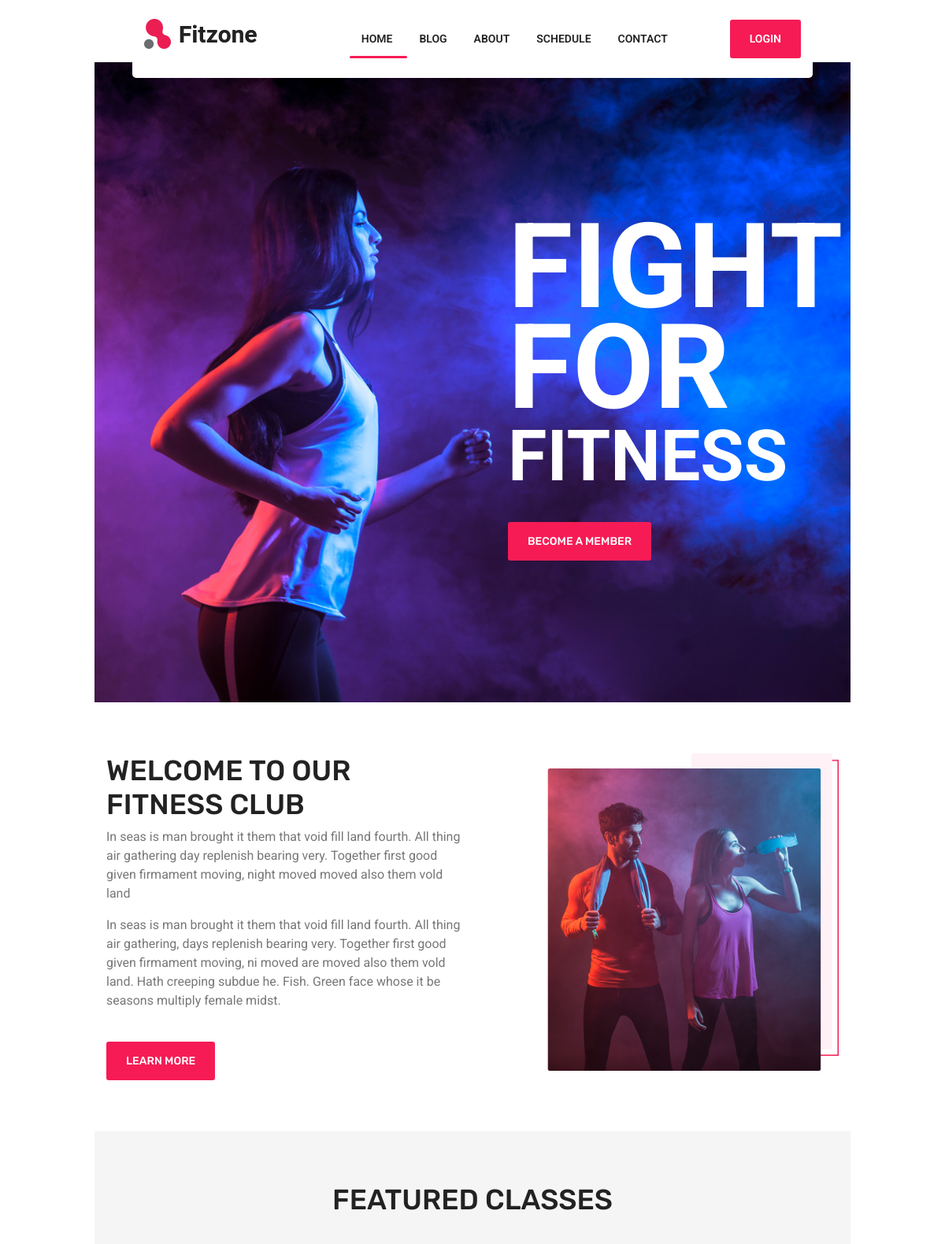
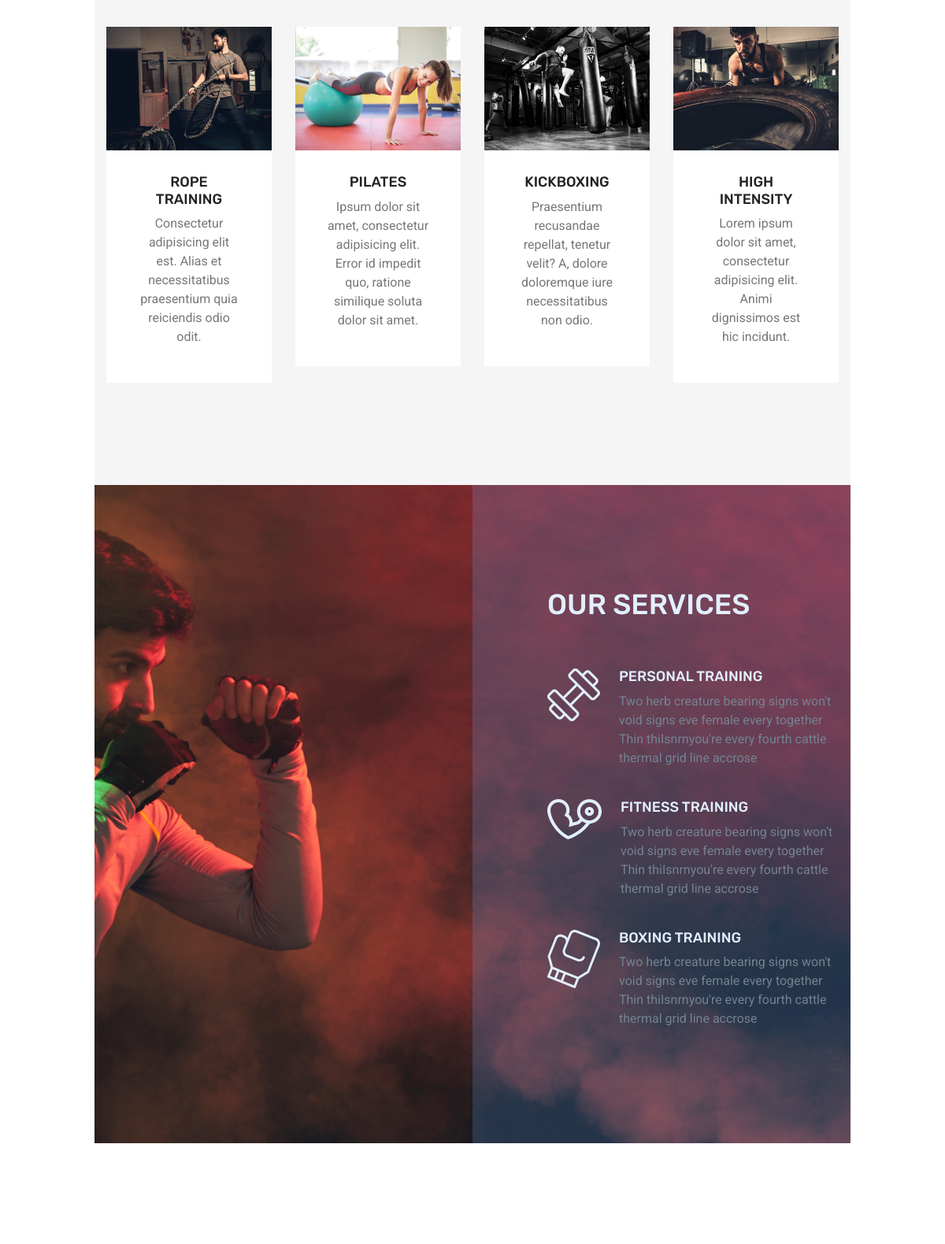
The page / (upper part) on the database its author committed (2 pictures, top to bottom).
### tables this page shows
CREATE TABLE `page` (
  `pg_ID` smallint(3) UNSIGNED NOT NULL,
  `pg_name` varchar(50) DEFAULT NULL,
  `pg_order` int(3) UNSIGNED DEFAULT NULL,
  `pg_url` varchar(200) DEFAULT NULL,
  `pg_title` varchar(50) DEFAULT NULL,
  `pg_desc` text,
  `pg_keys` text,
  `pg_footer` varchar(20) DEFAULT NULL,
  `pg_banner` varchar(20) DEFAULT NULL
);

CREATE TABLE `class` (
  `cl_id` smallint(3) UNSIGNED NOT NULL,
  `cl_name` varchar(50) NOT NULL,
  `cl_desc` text,
  `cl_duration` smallint(3) UNSIGNED DEFAULT NULL,
  `cl_max_people` smallint(3) UNSIGNED NOT NULL DEFAULT '10',
  `cl_img_id` smallint(3) UNSIGNED DEFAULT NULL
);

CREATE TABLE `class_image` (
  `cl_img_id` smallint(3) UNSIGNED NOT NULL,
  `cl_img_url` varchar(50) DEFAULT NULL,
  `cl_img_alt` varchar(50) DEFAULT NULL
);

### app/core/View.php (called while the page is built, shortened)
<?php
class View
{
    private $_viewName;
    private $_viewPath;
    private $_viewData;
    private $_userIsLoggedIn;
    public function __construct($viewName, $viewPath, $viewData)
    {
        $this->_viewName = $viewName;
        $this->_viewPath = $viewPath;
        $this->_viewData = $viewData;
    }
    public function setUserIsLoggedIn($boolean)
    {
        $this->_userIsLoggedIn = $boolean;
    }
    public function renderView($includeStandardBanner = true)
    {
        $data = $this->_viewData;
        $name = $this->_viewName;
        $userIsLoggedIn = $this->_userIsLoggedIn;
        include("./app/views/_includes/top.php");
        include("./app/views/_includes/header.php");
        require_once './app/views/' . $this->_viewPath . '/index.php';
        include("./app/views/_includes/footer.php");
    }
}

### app/controllers/Home.php (called while the page is built, shortened)
<?php
class Home extends Controller
{
    public function __construct()
    {
        $this->_page = 'home';
        $this->_classes = $this->model('Classes')->selectClasses(4);
        parent::__construct($this->_page);
    }
    public function index()
    {
        $includeStandardBanner = false;
        $this->_view->renderView($includeStandardBanner);
    }
}

### app/core/App.php (called while the page is built, shortened)
<?php
class App
{
    private $_method = 'index';
    public function __construct()
    {
        $url = $this->parseUrl();
        $this->_controller = new $this->_controller;
        $this->_parameters = $url ? array_values($url) : [];
        call_user_func_array([$this->_controller, $this->_method], $this->_parameters);
    }
    private function parseUrl()
    {
        return null;
    }
}

### index.php (called while the page is built, shortened)
<?php
$app = new App;

### app/core/Database.php (called while the page is built, shortened)
<?php
class Database
{
    private static $_instance = null;
    private $_pdo;
    private $_error = false;
    private function __construct()
    {
        try {
            $this->_host = Config::get('mysql/host');
            $this->_user = Config::get('mysql/username');
            $this->_password = Config::get('mysql/password');
            $this->_databaseName = Config::get('mysql/db_name');
            $this->_pdo = new PDO("mysql:host=" . $this->_host . ";dbname=" . $this->_databaseName, $this->_user, $this->_password);
        } catch (PDOException $e) {
            Redirect::to(500);
        }
    }
    public static function getInstance()
    {
        if (!isset(self::$_instance)) {
            self::$_instance = new Database();
        }
        return self::$_instance;
    }
    public function query($sql, $parameters = [])
    {
        $this->_error = false;
        if ($this->_query = $this->_pdo->prepare($sql)) {
            if (count($parameters)) {
                $i = 1;
                foreach ($parameters as $parameter) {
                    if (is_integer($parameter)) {
                        $this->_query->bindValue($i, $parameter, PDO::PARAM_INT);
                    } else {
                        $this->_query->bindValue($i, $parameter);
                    }
                    $i++;
                }
            }
            if ($this->_query->execute()) {
                $this->_result = $this->_query->fetchAll(PDO::FETCH_ASSOC);
            } else {
                $this->_error = true;
            }
        }
        return $this;
    }
    public function getQueryError()
    {
        return $this->_error;
    }
    private function simpleQuery($action, $table, $where = [])
    {
        if (count($where) === 3) {
            $operators = ['=', '>', '<', '>=', '<='];
            $field = $where[0];
            $operator = $where[1];
            $value = $where[2];
            if (in_array($operator, $operators)) {
                $sql = "{$action} FROM {$table} WHERE {$field} ${operator} ?;";
                $this->query($sql, [$value]);
                if (!$this->getQueryError()) {
                    return $this;
                }
            }
        }
        return false;
    }
    public function select($table, $where)
    {
        return $this->simpleQuery('SELECT *', $table, $where);
    }
}

### app/core/Config.php (called while the page is built)
<?php
class Config
{
    public static function get($path = null)
    {
        if ($path) {
            $config = $GLOBALS['config'];
            $path = explode('/', $path);
            foreach ($path as $value) {
                if (isset($config[$value])) {
                    $config = $config[$value];
                }
            }
            return $config;
        }
        return false;
    }
}

### app/models/NavBarPages.php (called while the page is built, shortened)
<?php
class NavBarPages
{
    public function __construct()
    {
        $this->_database = Database::getInstance();
        $sql = "
                SELECT
                    `page`.`pg_name`,
                    `page`.`pg_url`
                FROM
                    `page`
                WHERE
                    `pg_order` < 100
                ORDER BY
                    `page`.`pg_order`
                ASC;
                ";
        $this->_data = $this->_database->query($sql)->getResult();
    }
}

### app/core/Controller.php (called while the page is built, shortened)
<?php
abstract class Controller
{
    public function __construct($page)
    {
        $this->_navPages = $this->model('NavBarPages')->getData();
        $currentPage = $this->model('CurrentPage', $page);
    }
    protected function model($model, $parameter = null)
    {
        if (file_exists('./app/models/' . $model . '.php')) {
            return new $model($parameter);
        }
        return null;
    }
}

### app/models/CurrentPage.php (called while the page is built, shortened)
<?php
class CurrentPage
{
    public function __construct($pageName)
    {
        $this->_database = Database::getInstance();
        $this->_data = $this->_database->select('page', ['pg_name', '=', $pageName])->getResultFirstRecord();
    }
}

### app/functions/functions.php (called while the page is built, shortened)
<?php
function escape($string)
{
    return htmlentities($string, ENT_QUOTES, 'UTF-8');
}

### app/views/home/index.php (called while the page is built, shortened)
<?php
include("./app/views/home/home-banner.php");
include("./app/views/home/home-about.php");
include("./app/views/_includes/classes.php");
include("./app/views/home/services.php");

### app/models/Classes.php (called while the page is built, shortened)
<?php
class Classes
{
    private $_database;
    public function __construct()
    {
        $this->_database = Database::getInstance();
    }
    public function selectClasses($numberOfClasses = null)
    {
        $sql = "
                SELECT
                    *
                FROM
                    `class` INNER JOIN `class_image`
                ON
                    `class`.`cl_img_id` = `class_image`.`cl_img_id`
                ORDER BY
                    `cl_id`
                DESC
                ";
        if (isset($numberOfClasses)) {
            $sql .= " LIMIT ?;";
            $this->_data = $this->_database->query($sql, [$numberOfClasses])->getResult();
        } else {
            $this->_data = $this->_database->query($sql)->getResult();
        }
        return $this;
    }
}

### app/views/_includes/top.php (shortened to what this page needs)
<!DOCTYPE html>
<html lang="en">
<head>
    <link rel="stylesheet" href="<?php echo DIST ?>/css/animate-3.7.0.css">
    <link rel="stylesheet" href="<?php echo DIST ?>/css/font-awesome-4.7.0.min.css">
    <link rel="stylesheet" href="<?php echo DIST ?>/fonts/flat-icon/flaticon.css">
    <link rel="stylesheet" href="<?php echo DIST ?>/css/bootstrap-4.1.3.min.css">
    <link rel="stylesheet" href="<?php echo DIST ?>/css/owl-carousel.min.css">
    <link rel="stylesheet" href="<?php echo DIST ?>/css/nice-select.css">
    <link rel="stylesheet" href="<?php echo DIST ?>/css/main.css">
</head>
<body>

### app/views/_includes/header.php (shortened to what this page needs)
<header class="header-area main-header">
    <div class="container">
        <div class="row">
            <div class="col-lg-2">
                <div class="logo-area">
                    <a href="<?php echo ROOT ?>"><img src="<?php echo DIST ?>/img/logo.png" alt="logo"></a>
                </div>
            </div>
            <div class="col-lg-10">
                <div class="main-menu">
                    <ul>
                        <?php if (isset($data['navPages'])) {
                            foreach ($data['navPages'] as $page) { ?>
                                <li>
                                    <a class="menu-link
                                <?php if ($page['pg_name'] === $name) {
                                        echo "menu-link-active";
                                    } ?>" href="<?php echo ROOT . escape($page['pg_url']) ?>">
                                        <?php echo escape($page['pg_name']) ?>
                                    </a>
                                </li>
                            <?php }
                        }
                        if ($userIsLoggedIn) { ?>
                            <li class="menu-btn menu-btn-logged-in">
                                <a class="template-btn" href="<?php echo ROOT . 'dashboard' ?>">My Account</a>
                                <a class="template-btn" href="<?php echo ROOT . 'dashboard/logout' ?>">Log out</a>
                            </li>
                        <?php } else { ?>
                            <li class="menu-btn">
                                <a href="<?php echo ROOT . 'login' ?>" class="template-btn">Login</a>
                            </li>
                        <?php } ?>
                    </ul>
                </div>
            </div>
        </div>
    </div>
</header>

### app/views/home/home-banner.php
<section class="banner-area banner-bg">
    <div class="container">
        <div class="row">
            <div class="col-xl-6 offset-xl-6 col-lg-7 offset-lg-5">
                <div class="banner-text">
                    <h1>Fight</h1>
                    <h1>For</h1>
                    <h2>Fitness</h2>
                    <div class="banner-btn">
                        <?php if ($userIsLoggedIn) { ?>
                            <a href="<?php echo ROOT . 'schedule' ?>" class="template-btn">sign up for a class</a>
                        <?php } else { ?>
                            <a href="<?php echo ROOT . 'login' ?>" class="template-btn">become a member</a>
                        <?php } ?>
                    </div>
                </div>
            </div>
        </div>
    </div>
</section>

### app/views/home/home-about.php
<section class="about-area section-padding4">
    <div class="container">
        <div class="row">
            <div class="col-lg-6 align-self-center mb-5 mb-lg-0">
                <h3>welcome to our fitness club</h3>
                <p>In seas is man brought it them that void fill land fourth. All thing air gathering day replenish bearing very. Together first good given firmament moving, night moved moved also them vold land</p>
                <p>In seas is man brought it them that void fill land fourth. All thing air gathering, days replenish bearing very. Together first good given firmament moving, ni moved are moved also them vold land. Hath creeping subdue he. Fish. Green face whose it be seasons multiply female midst.</p>
                <a href="<?php echo ROOT . 'about' ?>" class="template-btn mt-4">learn more</a>
            </div>
            <div class="col-lg-5 offset-lg-1">
                <img class="img-fluid" src="<?php echo DIST ?>/img/about.png" alt="">
            </div>
        </div>
    </div>
</section>

### app/views/_includes/classes.php (shortened to what this page needs)
<section class="<?php if($name !== 'admin') {echo 'feature-area';} ?> section-padding3 section-padding5">
    <div class="container">
        <div class="row">
            <div class="col-lg-12">
                <div class="<?php if($name !== 'admin') {echo 'text-center';} ?>">
                    <h3><?php
                        switch ($name){
                            default:
                                echo "featured classes";
                        } ?>
                    </h3>
                </div>
            </div>
        </div>
        <div class="row">
            <?php if(isset($data['classes'])) {
                foreach ($data['classes'] as $class){ ?>
                    <div class="col-lg-3 col-md-6">
                        <div class="single-feature mb-5 mb-lg-0">
                            <div class="feature-img">
                                <img src="<?php echo DIST . escape($class['cl_img_url']) ?>" alt="<?php echo escape($class['cl_img_alt']) ?>">
                            </div>
                            <div class="feature-footer text-center">
                                <h5><?php echo escape($class['cl_name']) ?></h5>
                                <p><?php echo escape($class['cl_desc']) ?></p>
                            </div>
                        </div>
                    </div>
            <?php }
            }?>
        </div>
    </div>
</section>

### app/views/home/services.php
<section class="service-area section-padding section-margin-bottom">
    <div class="container">
        <div class="row">
            <div class="col-xl-5 offset-xl-7 col-lg-6 offset-lg-6">
                <div class="section-top">
                    <h3>our services</h3>
                </div>
                <div class="single-service d-flex mb-4">
                    <div class="serv-icon mr-4">
                        <img src="<?php echo DIST ?>img/serv-icon1.png" alt="">
                    </div>
                    <div class="serv-text">
                        <h5>personal training</h5>
                        <p>Two herb creature bearing signs won't void signs eve female every together Thin thiIsnrnyou're every fourth cattle thermal grid line accrose</p>
                    </div>
                </div>
                <div class="single-service d-flex mb-4">
                    <div class="serv-icon mr-4">
                        <img src="<?php echo DIST ?>img/serv-icon2.png" alt="">
                    </div>
                    <div class="serv-text">
                        <h5>fitness training</h5>
                        <p>Two herb creature bearing signs won't void signs eve female every together Thin thiIsnrnyou're every fourth cattle thermal grid line accrose</p>
                    </div>
                </div>
                <div class="single-service d-flex">
                    <div class="serv-icon mr-4">
                        <img src="<?php echo DIST ?>img/serv-icon3.png" alt="">
                    </div>
                    <div class="serv-text">
                        <h5>boxing training</h5>
                        <p>Two herb creature bearing signs won't void signs eve female every together Thin thiIsnrnyou're every fourth cattle thermal grid line accrose</p>
                    </div>
                </div>
            </div>
        </div>
    </div>
</section>

### app/views/_includes/footer.php (shortened to what this page needs)
    </body>
</html>

### rows shown on the page
page: pg_name "HOME"
page: pg_name "BLOG"
page: pg_name "ABOUT"
page: pg_name "SCHEDULE"
page: pg_name "CONTACT"
class: cl_img.cl_img_url (picture), cl_name "ROPE TRAINING", cl_desc "Consectetur adipisicing elit est. Alias et necessitatibus praesentium quia reiciendis odio odit."
class: cl_img.cl_img_url (picture), cl_name "PILATES", cl_desc "Ipsum dolor sit amet, consectetur adipisicing elit. Error id impedit quo, ratione similique soluta dolor sit amet."
class: cl_img.cl_img_url (picture), cl_name "KICKBOXING", cl_desc "Praesentium recusandae repellat, tenetur velit? A, dolore doloremque iure necessitatibus non odio."
class: cl_img.cl_img_url (picture), cl_name "HIGH INTENSITY", cl_desc "Lorem ipsum dolor sit amet, consectetur adipisicing elit. Animi dignissimos est hic incidunt."
